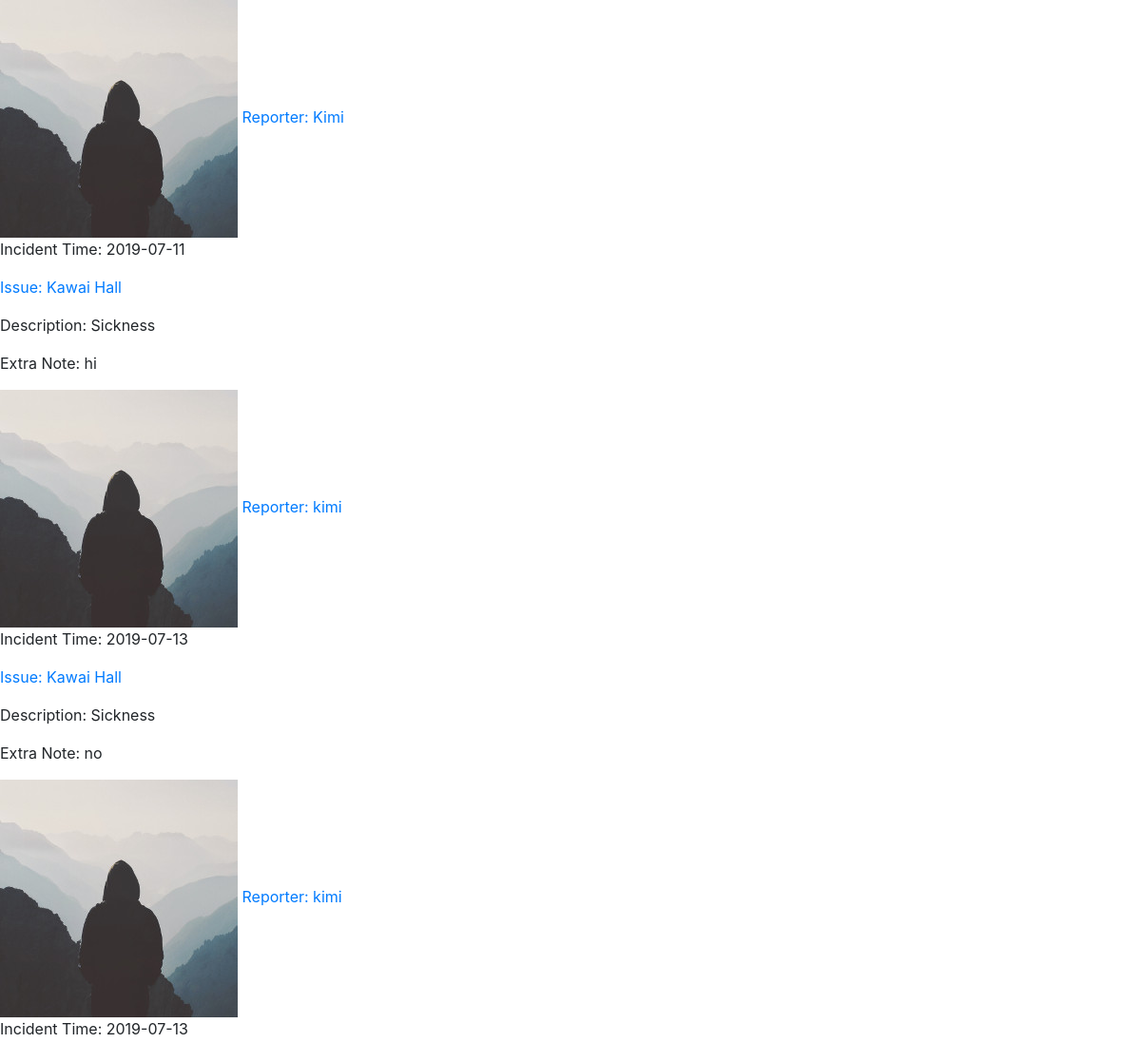
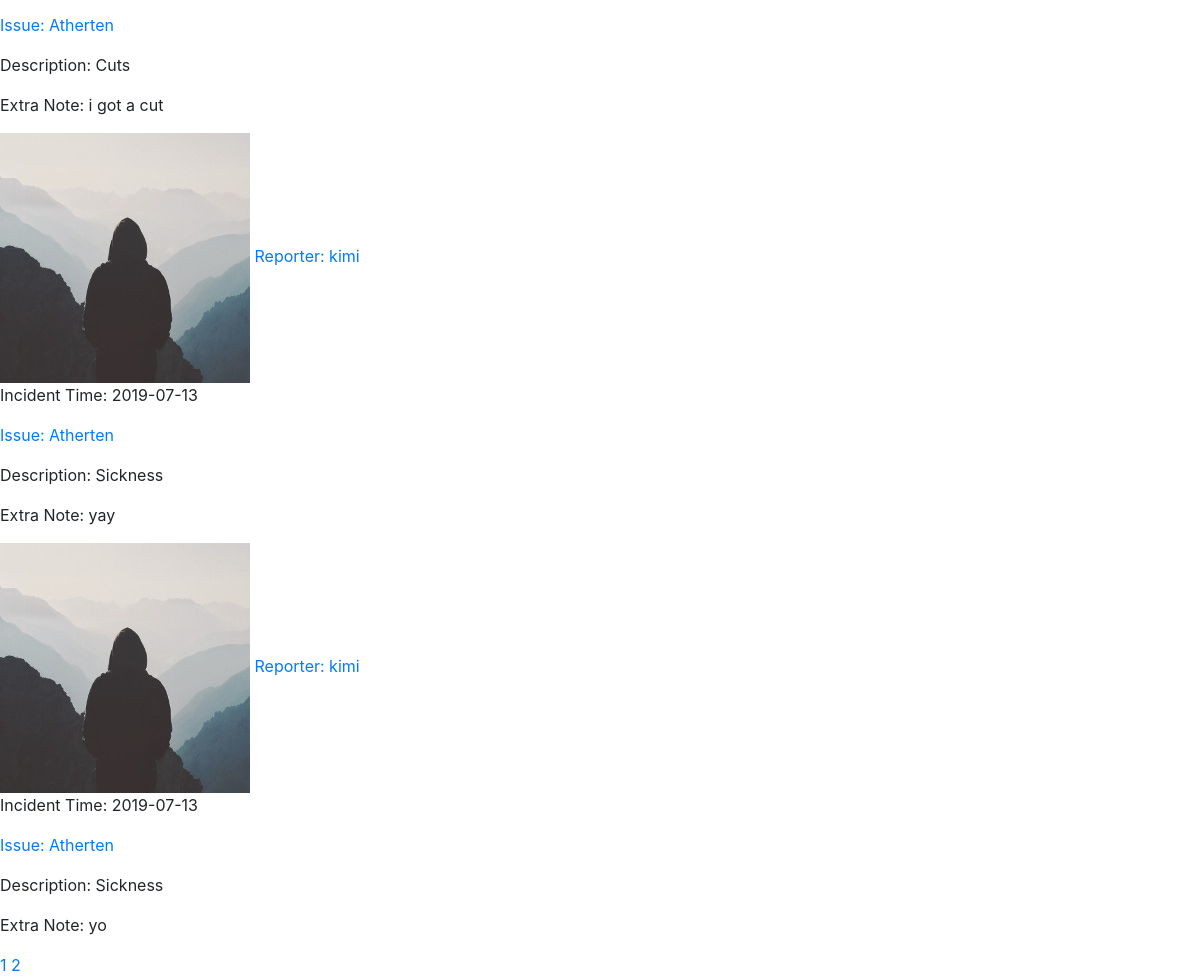
The app's page /injury (signed in) with its own data (2 pictures, top to bottom).
### flaskblog/models.py (models this page shows, shortened)
class Post(db.Model):
	id = db.Column(db.Integer, primary_key=True)
	assignment = db.Column(db.String(20), nullable=False, default="m")
	grade = db.Column(db.String(20), nullable=False)
	date_posted = db.Column(db.DateTime, nullable=False, default=datetime.utcnow)
	attached_image = db.Column(db.String(20))
	posttype = db.Column(db.String(20), nullable=False)
	newstype = db.Column(db.String(20))
	clubtype = db.Column(db.String(20))
	reviewedornot = db.Column(db.Boolean, default=False)
	quirk = db.Column(db.String(20), nullable=False)
	user_id = db.Column(db.Integer, db.ForeignKey('user.id'), nullable=False)

class User(db.Model, UserMixin):
	id = db.Column(db.Integer, primary_key=True)
	username = db.Column(db.String(20), unique=True, nullable=False)
	email = db.Column(db.String(120), unique=True, nullable=False)
	image_file = db.Column(db.String(20), nullable=False, default='default.jpg')
	password = db.Column(db.String(60), nullable=False)
	level = db.Column(db.String(20), nullable=False)
	posts = db.relationship('Post', backref='student', lazy=True )
	memberof = db.relationship('Clubs', secondary=membership, backref=db.backref('members', lazy='dynamic'))

### flaskblog/routes.py (the view)
@app.route("/injury", methods=['GET', 'POST'])
@login_required
def injury():
	page = request.args.get('page', 1, type=int)
	posts = Post.query.filter_by(posttype="Injury").paginate(page=page, per_page=5)
	return render_template('injury.html', posts=posts, title="Injury Reports")

### flaskblog/models.py (called while the page is built)
@login_manager.user_loader
def load_user(user_id):
	return User.query.get(int(user_id))

### flaskblog/templates/injury.html
{% extends "layout.html" %}
{% block content %}
	{% for post in posts.items %}
		<img src="{{ url_for('static', filename='profile_pics/' + post.student.image_file) }}">
		<a href="{{ url_for('user_posts', username=post.student.username) }}">Reporter: {{ post.student.username }}</a>
		<p>Incident Time: {{ post.date_posted.strftime('%Y-%m-%d') }}</p>
		<p><a href="{{ url_for('post', post_id=post.id) }}">Issue: {{ post.assignment }}</a></p>
		<p>Description: {{ post.grade }}</p>
		{% if post.attached_image %}
			<p>Extra Note: {{ post.attached_image }}</p>
		{% endif %}
	{% endfor %}
	{% for page_num in posts.iter_pages(left_edge=1, right_edge=1, left_current=1, right_current=2) %}
		{% if page_num %}
			<a href="{{ url_for('injury', page=page_num) }}">{{ page_num }}</a>
		{% else %}
			...
		{% endif %}
	{% endfor %}
{% endblock %}

### flaskblog/templates/layout.html (shortened to what this page needs)
<!DOCTYPE html>
<html>
<head>
    <link rel="stylesheet" href="https://stackpath.bootstrapcdn.com/bootstrap/4.3.1/css/bootstrap.min.css">
</head>
<body>
	{% block content %}
	{% endblock %}
</body>
</html>

### records on screen
Post: image_file (placeholder picture), student.username "Kimi", date_posted "2019-07-11", assignment "Kawai Hall", grade "Sickness", attached_image "hi"
Post: image_file (placeholder picture), student.username "kimi", date_posted "2019-07-13", assignment "Kawai Hall", grade "Sickness", attached_image "no"
Post: image_file (placeholder picture), student.username "kimi", date_posted "2019-07-13", assignment "Atherten", grade "Cuts", attached_image "i got a cut"
Post: image_file (placeholder picture), student.username "kimi", date_posted "2019-07-13", assignment "Atherten", grade "Sickness", attached_image "yay"
Post: image_file (placeholder picture), student.username "kimi", date_posted "2019-07-13", assignment "Atherten", grade "Sickness", attached_image "yo"

### other values on screen
{{ page_num }} "1" "2"
